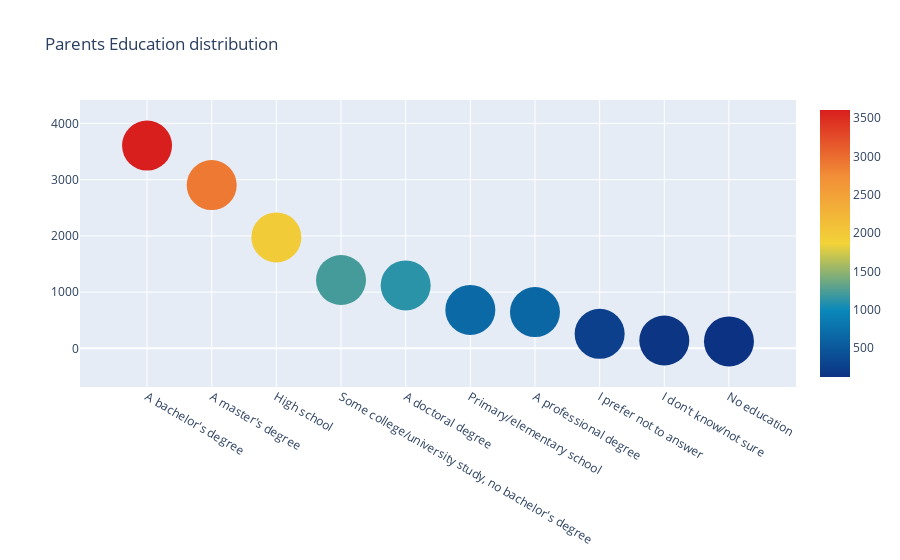

Notebook code cell kept with this figure:
### Markdown cell above
Looks like most of the respondents have Masters degree followed by Bachelors and then Doctoral. Let us now look at the education of the parents.

**Parents Education:**

### Code cell
cnt_srs = mcr_df['ParentsEducation'].value_counts()

trace = go.Scatter(
    x=cnt_srs.index,
    y=cnt_srs.values,
    mode='markers',
    marker=dict(
        sizemode = 'diameter',
        sizeref = 1,
        size = 50,
        #color = np.random.randn(500), #set color equal to a variable
        color = cnt_srs.values,
        colorscale='Portland',
        showscale=True
    ),
)

layout = go.Layout(
    title='Parents Education distribution'
)

data = [trace]
fig = go.Figure(data=data, layout=layout)
py.iplot(fig, filename="ParentsEducation")

### Figure 1 — Plotly figure (JSON) as saved in the notebook; plotly's stock layout.template omitted (floating-point values rounded to 4 significant figures)
{"data": [{"marker": {"color": [3605, 2903, 1973, 1216, 1119, 684, 645, 259, 140, 124], "colorscale": [[0, "rgb(12,51,131)"], [0.25, "rgb(10,136,186)"], [0.5, "rgb(242,211,56)"], [0.75, "rgb(242,143,56)"], [1, "rgb(217,30,30)"]], "showscale": true, "size": 50, "sizemode": "diameter", "sizeref": 1}, "mode": "markers", "type": "scatter", "x": ["A bachelor's degree", "A master's degree", "High school", "Some college/university study, no bachelor's degree", "A doctoral degree", "Primary/elementary school", "A professional degree", "I prefer not to answer", "I don't know/not sure", "No education"], "y": [3605, 2903, 1973, 1216, 1119, 684, 645, 259, 140, 124]}], "layout": {"title": {"text": "Parents Education distribution"}}}
